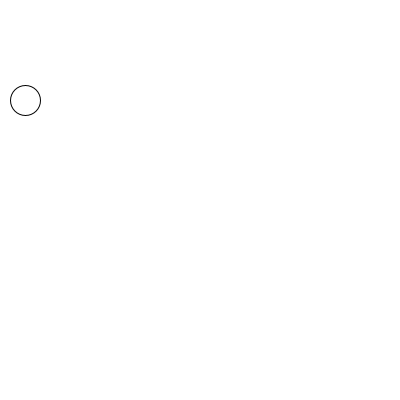
Frame 1 (no input)
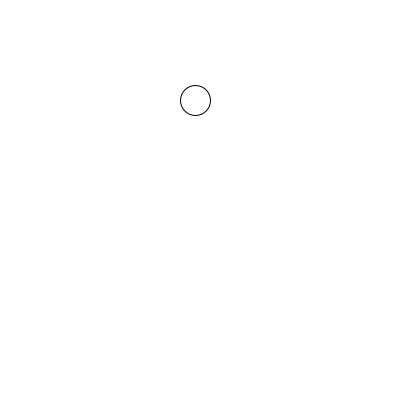
Frame 60 (the mouse pressed at the canvas centre just before this capture)
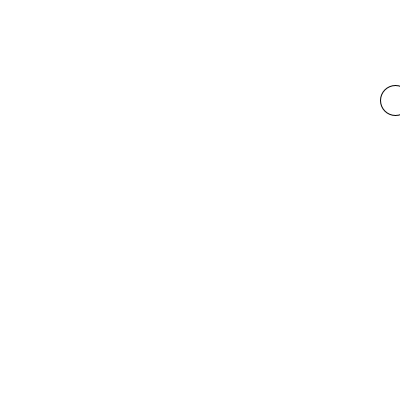
Frame 120 (the mouse held since frame 60 and released just before this capture)

The Processing sketch that drew these frames (run headless with seeded random() and noise(); from frame 60 on, the mouse is pressed at the canvas centre):

// Processing sketch: Conditionals_IV
// ── Conditionals_IV.pde
// Position des Kreises
int xPosition = 15;

// Wert, der in jedem Loop dazugezählt wird. 
// km/h ist bei uns Pixel/Frame...
int speed = 10;

void setup() {
  size(400, 400);
}

void draw() {
  background(255);
  xPosition+=speed; 

  /*conditionals sind Fragen. Wir fragen eine ganz bestimmte Bedingung ab 
  und wenn die Antwort "JA" ist, fürht das Programm eine entsprechende Anweisung 
  zwischen den geschweiften Klammern aus. In unserem Fall fragen wir:
  "Ist die xPosition des Kreises grösser als die Breite unseres Fensters? 
  Falls ja, bitte setze den Kreis wieder auf 0"
  */

  if (xPosition > 400) {
   speed=speed*-1;
  }
  
  if(xPosition<0){
  speed=speed*-1;
  }
  
  
  

  ellipse(xPosition, 100, 30, 30);
}
